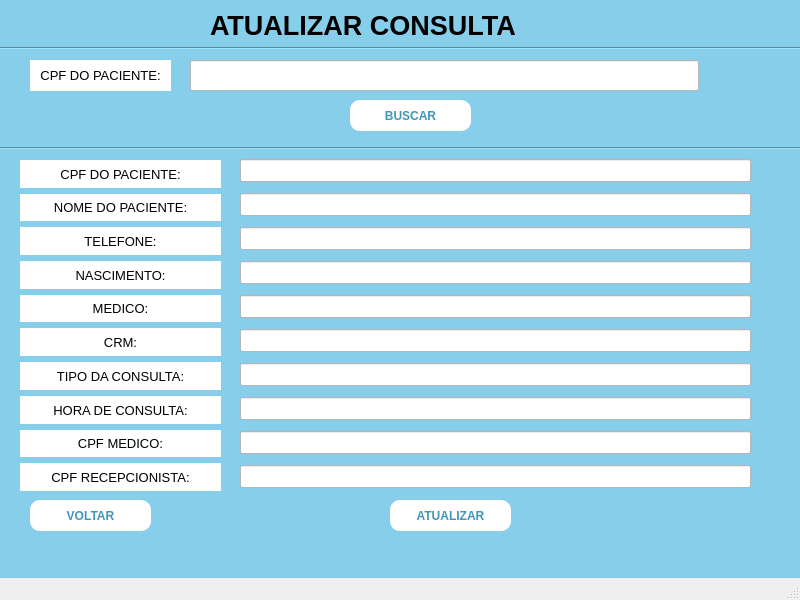
<?xml version="1.0" encoding="UTF-8"?>
<ui version="4.0">
 <class>MainWindow</class>
 <widget class="QMainWindow" name="MainWindow">
  <property name="geometry">
   <rect>
    <x>0</x>
    <y>0</y>
    <width>800</width>
    <height>600</height>
   </rect>
  </property>
  <property name="font">
   <font>
    <pointsize>10</pointsize>
   </font>
  </property>
  <property name="windowTitle">
   <string>MainWindow</string>
  </property>
  <property name="styleSheet">
   <string notr="true"/>
  </property>
  <property name="animated">
   <bool>true</bool>
  </property>
  <widget class="QWidget" name="centralwidget">
   <property name="styleSheet">
    <string notr="true">background-color: skyblue;</string>
   </property>
   <widget class="QLabel" name="label">
    <property name="geometry">
     <rect>
      <x>210</x>
      <y>0</y>
      <width>421</width>
      <height>51</height>
     </rect>
    </property>
    <property name="font">
     <font>
      <pointsize>20</pointsize>
      <weight>75</weight>
      <bold>true</bold>
     </font>
    </property>
    <property name="frameShape">
     <enum>QFrame::NoFrame</enum>
    </property>
    <property name="text">
     <string>ATUALIZAR CONSULTA</string>
    </property>
    <property name="textFormat">
     <enum>Qt::AutoText</enum>
    </property>
    <property name="alignment">
     <set>Qt::AlignLeading|Qt::AlignLeft|Qt::AlignVCenter</set>
    </property>
   </widget>
   <widget class="QPushButton" name="pushButton">
    <property name="geometry">
     <rect>
      <x>390</x>
      <y>500</y>
      <width>121</width>
      <height>31</height>
     </rect>
    </property>
    <property name="font">
     <font>
      <weight>75</weight>
      <bold>true</bold>
     </font>
    </property>
    <property name="styleSheet">
     <string notr="true">QPushButton {
    background-color: white;  /* Cor de fundo */
    color: rgb(65, 150, 183);  /* Cor do texto */
    border-radius: 10px;  /* Raio dos cantos */
    padding: 10px 20px;  /* Preenchimento interno */
}

QPushButton:hover {
    color: white;
    background-color: rgb(8, 113, 155);  /* Cor de fundo ao passar o mouse */
}</string>
    </property>
    <property name="text">
     <string>ATUALIZAR</string>
    </property>
   </widget>
   <widget class="QPushButton" name="pushButton_2">
    <property name="geometry">
     <rect>
      <x>30</x>
      <y>500</y>
      <width>121</width>
      <height>31</height>
     </rect>
    </property>
    <property name="font">
     <font>
      <weight>75</weight>
      <bold>true</bold>
     </font>
    </property>
    <property name="styleSheet">
     <string notr="true">QPushButton {
    background-color: white;  /* Cor de fundo */
    color: rgb(65, 150, 183);  /* Cor do texto */
    border-radius: 10px;  /* Raio dos cantos */
    padding: 10px 20px;  /* Preenchimento interno */
}

QPushButton:hover {
    color: white;
    background-color: rgb(8, 113, 155);  /* Cor de fundo ao passar o mouse */
}</string>
    </property>
    <property name="text">
     <string>VOLTAR</string>
    </property>
   </widget>
   <widget class="Line" name="line">
    <property name="geometry">
     <rect>
      <x>0</x>
      <y>140</y>
      <width>801</width>
      <height>16</height>
     </rect>
    </property>
    <property name="orientation">
     <enum>Qt::Horizontal</enum>
    </property>
   </widget>
   <widget class="QWidget" name="layoutWidget">
    <property name="geometry">
     <rect>
      <x>20</x>
      <y>160</y>
      <width>201</width>
      <height>331</height>
     </rect>
    </property>
    <layout class="QVBoxLayout" name="verticalLayout">
     <item>
      <widget class="QLabel" name="label_2">
       <property name="styleSheet">
        <string notr="true">background-color: white;</string>
       </property>
       <property name="text">
        <string>CPF DO PACIENTE:</string>
       </property>
       <property name="alignment">
        <set>Qt::AlignCenter</set>
       </property>
      </widget>
     </item>
     <item>
      <widget class="QLabel" name="label_3">
       <property name="styleSheet">
        <string notr="true">background-color: white;</string>
       </property>
       <property name="text">
        <string>NOME DO PACIENTE:</string>
       </property>
       <property name="alignment">
        <set>Qt::AlignCenter</set>
       </property>
      </widget>
     </item>
     <item>
      <widget class="QLabel" name="label_11">
       <property name="styleSheet">
        <string notr="true">background-color: white;</string>
       </property>
       <property name="text">
        <string>TELEFONE:</string>
       </property>
       <property name="alignment">
        <set>Qt::AlignCenter</set>
       </property>
      </widget>
     </item>
     <item>
      <widget class="QLabel" name="label_4">
       <property name="styleSheet">
        <string notr="true">background-color: white;</string>
       </property>
       <property name="text">
        <string>NASCIMENTO:</string>
       </property>
       <property name="alignment">
        <set>Qt::AlignCenter</set>
       </property>
      </widget>
     </item>
     <item>
      <widget class="QLabel" name="label_5">
       <property name="styleSheet">
        <string notr="true">background-color: white;</string>
       </property>
       <property name="text">
        <string>MEDICO:</string>
       </property>
       <property name="alignment">
        <set>Qt::AlignCenter</set>
       </property>
      </widget>
     </item>
     <item>
      <widget class="QLabel" name="label_6">
       <property name="styleSheet">
        <string notr="true">background-color: white;</string>
       </property>
       <property name="text">
        <string>CRM:</string>
       </property>
       <property name="alignment">
        <set>Qt::AlignCenter</set>
       </property>
      </widget>
     </item>
     <item>
      <widget class="QLabel" name="label_7">
       <property name="styleSheet">
        <string notr="true">background-color: white;</string>
       </property>
       <property name="text">
        <string>TIPO DA CONSULTA:</string>
       </property>
       <property name="alignment">
        <set>Qt::AlignCenter</set>
       </property>
      </widget>
     </item>
     <item>
      <widget class="QLabel" name="label_9">
       <property name="styleSheet">
        <string notr="true">background-color: white;</string>
       </property>
       <property name="text">
        <string>HORA DE CONSULTA:</string>
       </property>
       <property name="alignment">
        <set>Qt::AlignCenter</set>
       </property>
      </widget>
     </item>
     <item>
      <widget class="QLabel" name="label_10">
       <property name="styleSheet">
        <string notr="true">background-color: white;</string>
       </property>
       <property name="text">
        <string>CPF MEDICO:</string>
       </property>
       <property name="alignment">
        <set>Qt::AlignCenter</set>
       </property>
      </widget>
     </item>
     <item>
      <widget class="QLabel" name="label_8">
       <property name="styleSheet">
        <string notr="true">background-color: white;</string>
       </property>
       <property name="text">
        <string>CPF RECEPCIONISTA:</string>
       </property>
       <property name="alignment">
        <set>Qt::AlignCenter</set>
       </property>
      </widget>
     </item>
    </layout>
   </widget>
   <widget class="QWidget" name="layoutWidget">
    <property name="geometry">
     <rect>
      <x>240</x>
      <y>154</y>
      <width>511</width>
      <height>341</height>
     </rect>
    </property>
    <layout class="QVBoxLayout" name="verticalLayout_2">
     <item>
      <widget class="QLineEdit" name="lineEdit">
       <property name="styleSheet">
        <string notr="true">background-color: white;</string>
       </property>
      </widget>
     </item>
     <item>
      <widget class="QLineEdit" name="lineEdit_2">
       <property name="styleSheet">
        <string notr="true">background-color: white;</string>
       </property>
      </widget>
     </item>
     <item>
      <widget class="QLineEdit" name="lineEdit_3">
       <property name="styleSheet">
        <string notr="true">background-color: white;</string>
       </property>
      </widget>
     </item>
     <item>
      <widget class="QLineEdit" name="lineEdit_4">
       <property name="styleSheet">
        <string notr="true">background-color: white;</string>
       </property>
      </widget>
     </item>
     <item>
      <widget class="QLineEdit" name="lineEdit_5">
       <property name="styleSheet">
        <string notr="true">background-color: white;</string>
       </property>
      </widget>
     </item>
     <item>
      <widget class="QLineEdit" name="lineEdit_6">
       <property name="styleSheet">
        <string notr="true">background-color: white;</string>
       </property>
      </widget>
     </item>
     <item>
      <widget class="QLineEdit" name="lineEdit_7">
       <property name="styleSheet">
        <string notr="true">background-color: white;</string>
       </property>
      </widget>
     </item>
     <item>
      <widget class="QLineEdit" name="lineEdit_8">
       <property name="styleSheet">
        <string notr="true">background-color: white;</string>
       </property>
      </widget>
     </item>
     <item>
      <widget class="QLineEdit" name="lineEdit_9">
       <property name="styleSheet">
        <string notr="true">background-color: white;</string>
       </property>
      </widget>
     </item>
     <item>
      <widget class="QLineEdit" name="lineEdit_10">
       <property name="styleSheet">
        <string notr="true">background-color: white;</string>
       </property>
      </widget>
     </item>
    </layout>
   </widget>
   <widget class="QLineEdit" name="lineEdit_11">
    <property name="geometry">
     <rect>
      <x>190</x>
      <y>60</y>
      <width>509</width>
      <height>31</height>
     </rect>
    </property>
    <property name="styleSheet">
     <string notr="true">background-color: white;</string>
    </property>
   </widget>
   <widget class="QLabel" name="label_12">
    <property name="geometry">
     <rect>
      <x>30</x>
      <y>60</y>
      <width>141</width>
      <height>31</height>
     </rect>
    </property>
    <property name="styleSheet">
     <string notr="true">background-color: white;</string>
    </property>
    <property name="text">
     <string>CPF DO PACIENTE:</string>
    </property>
    <property name="alignment">
     <set>Qt::AlignCenter</set>
    </property>
   </widget>
   <widget class="QPushButton" name="pushButton_3">
    <property name="geometry">
     <rect>
      <x>350</x>
      <y>100</y>
      <width>121</width>
      <height>31</height>
     </rect>
    </property>
    <property name="font">
     <font>
      <weight>75</weight>
      <bold>true</bold>
     </font>
    </property>
    <property name="styleSheet">
     <string notr="true">QPushButton {
    background-color: white;  /* Cor de fundo */
    color: rgb(65, 150, 183);  /* Cor do texto */
    border-radius: 10px;  /* Raio dos cantos */
    padding: 10px 20px;  /* Preenchimento interno */
}

QPushButton:hover {
    color: white;
    background-color: rgb(8, 113, 155);  /* Cor de fundo ao passar o mouse */
}</string>
    </property>
    <property name="text">
     <string>BUSCAR</string>
    </property>
   </widget>
   <widget class="Line" name="line_2">
    <property name="geometry">
     <rect>
      <x>0</x>
      <y>40</y>
      <width>801</width>
      <height>16</height>
     </rect>
    </property>
    <property name="orientation">
     <enum>Qt::Horizontal</enum>
    </property>
   </widget>
  </widget>
  <widget class="QMenuBar" name="menubar">
   <property name="geometry">
    <rect>
     <x>0</x>
     <y>0</y>
     <width>800</width>
     <height>26</height>
    </rect>
   </property>
  </widget>
  <widget class="QStatusBar" name="statusbar"/>
 </widget>
 <resources/>
 <connections/>
</ui>
